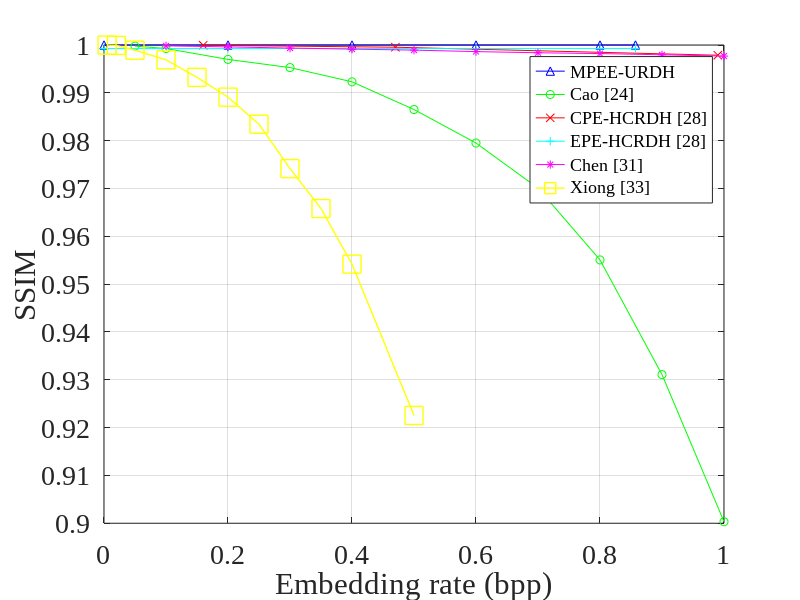

This chart was generated by the following MATLAB code:
clear;
clc;


num=[0.2 0.4 0.6 0.8 1];

propx=[0 0.2 0.4 0.6 0.8 0.8572];
propy=[1 1 1 1 1 1]; 

caox=[0.05	0.1	0.2	0.3	0.4	0.5	0.6	0.7	0.8	0.9 1.0];
caoy=[0.999772188339990	0.999269669504001	0.996989975419555	0.995279205203942	0.992303364685181	0.986507878521742	0.979503500608014	0.970065474614867	0.955059557487299	0.931080330763109	0.900323479702698];

cpex=[0.16 0.47 0.99];
cpey=[0.999953611967752	0.999536639446643	0.997862650156381];

epex=[0 0.2 0.4 0.6 0.8 0.8572];
epey=[0.999249730538942 0.999249730538942 0.999249730538942 0.999249730538942 0.999249730538942 0.999249730538942]; 

chenx=[0.1	0.2	0.3	0.4	0.5	0.6	0.7	0.8	0.9	1.0];
cheny=[0.999824634854290	0.999608899389583	0.999358163964714	0.999140989605777	0.998930949317773	0.998620744505632	0.998376685290675	0.998210189185004	0.997952903035430	0.997682481713718];

xiongx=[0.005	0.02	0.05	0.1	0.15	0.2	0.25	0.3	0.35	0.4	0.5];
xiongy=[0.999972419109913	0.999915841624301	0.998921268179987	0.996895242173934	0.993236804129059	0.989097850238011	0.983432711518817	0.974154288745887	0.965798350075989	0.954174991730629	0.922535686974214];

% new
plot(propx,propy,'b ^ -',caox,caoy,'g o -',cpex,cpey,'r x -',epex,epey,'c + -',chenx,cheny,'m * -',xiongx,xiongy,'y s -','linewidth',1,'MarkerSize',13)

xlabel('Embedding rate (bpp)')
ylabel('SSIM')
% axis([0 1 0.8 1.0]);
% set(gca,'xtick',0:0.2:1);
% set(gca,'ytick',0.8:0.05:1.0);
axis([0 1 0.9 1.0]);
set(gca,'xtick',0:0.2:1);
set(gca,'ytick',0.9:0.01:1.0);
set(gca,'FontSize',20,'FontName', 'Times New Roman');
grid on

l1=legend('MPEE-URDH','Cao [24]','CPE-HCRDH [28]','EPE-HCRDH [28]','Chen [31]','Xiong [33]');
set(l1,'FontName', 'Times New Roman','FontSize',13)


